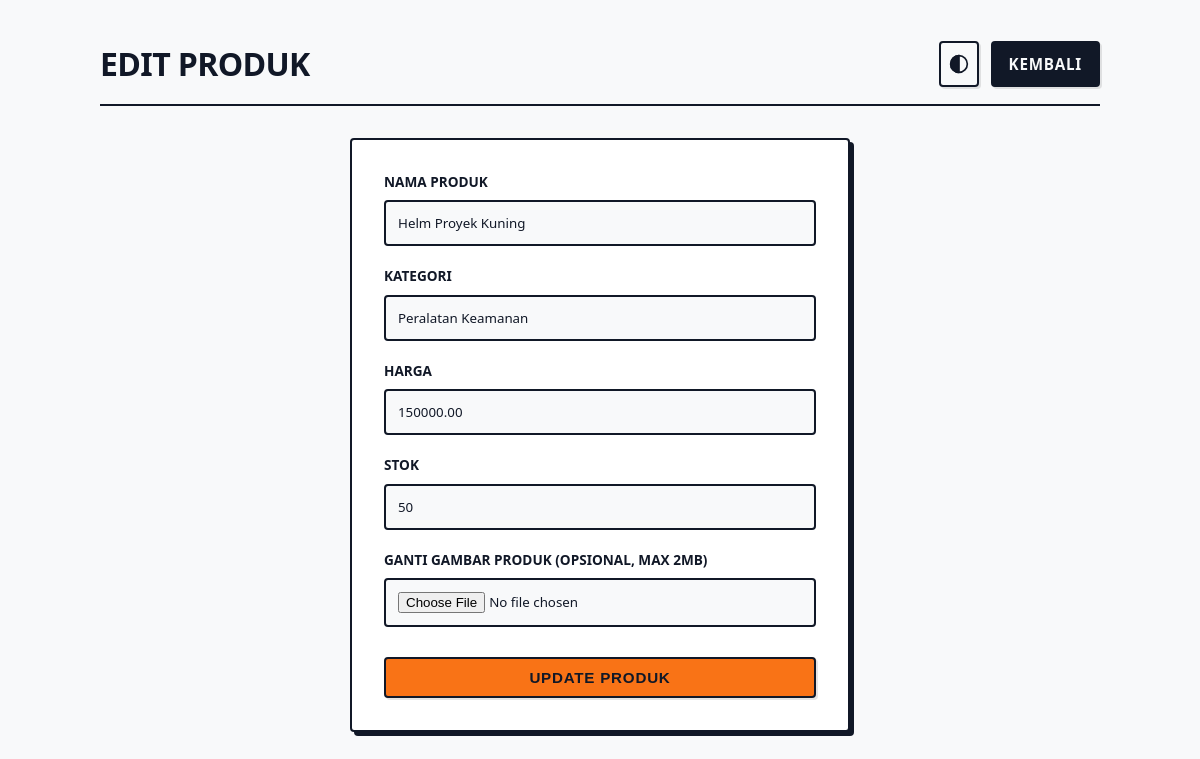
The page /edit.php?id=3 on the database its author committed.
### tables this page shows
CREATE TABLE `products` (
  `id` int(11) NOT NULL AUTO_INCREMENT,
  `name` varchar(100) NOT NULL,
  `category` varchar(50) NOT NULL DEFAULT 'Umum',
  `price` decimal(12,2) NOT NULL,
  `stock` int(11) NOT NULL DEFAULT 0,
  `image_path` varchar(255) DEFAULT NULL,
  `created_at` timestamp NOT NULL DEFAULT current_timestamp(),
  PRIMARY KEY (`id`),
  UNIQUE KEY `name` (`name`)
);

### edit.php (the view, shortened to what this page needs)
<?php
require_once 'config/db.php';
$id = $_GET['id'] ?? null;
$stmt = $pdo->prepare("SELECT * FROM products WHERE id = :id");
$stmt->execute([':id' => $id]);
$product = $stmt->fetch();
$old = [
    'name' => $product['name'],
    'category' => $product['category'],
    'price' => $product['price'],
    'stock' => $product['stock']
];
?>
<!DOCTYPE html>
<html lang="id">
<head>
    <link rel="stylesheet" href="assets/style.css">
</head>
<body>
    <div class="container">
        <header>
            <div class="logo">
                <h1>Edit Produk</h1>
            </div>
            <div class="header-actions">
                <button type="button" onclick="toggleTheme()" class="btn theme-toggle" title="Toggle Theme" style="padding: 8px; display: flex; align-items: center; justify-content: center;">
                    <svg xmlns="http://www.w3.org/2000/svg" width="20" height="20" viewBox="0 0 24 24" fill="none" stroke="currentColor" stroke-width="2" stroke-linecap="round" stroke-linejoin="round">
                        <circle cx="12" cy="12" r="10"></circle>
                        <path d="M12 2a10 10 0 0 0 0 20z" fill="currentColor"></path>
                    </svg>
                </button>
                <a href="index.php" class="btn">Kembali</a>
            </div>
        </header>
        <div class="form-container">
            <form action="edit.php?id=<?php echo $id; ?>" method="POST" enctype="multipart/form-data">
                <div class="form-group">
                    <label>Nama Produk</label>
                    <input type="text" name="name" value="<?php echo htmlspecialchars($old['name'], ENT_QUOTES, 'UTF-8'); ?>" required>
                </div>
                <div class="form-group">
                    <label>Kategori</label>
                    <input type="text" name="category" value="<?php echo htmlspecialchars($old['category'], ENT_QUOTES, 'UTF-8'); ?>" required>
                </div>
                <div class="form-group">
                    <label>Harga</label>
                    <input type="number" step="0.01" name="price" value="<?php echo htmlspecialchars($old['price'], ENT_QUOTES, 'UTF-8'); ?>" required>
                </div>
                <div class="form-group">
                    <label>Stok</label>
                    <input type="number" name="stock" value="<?php echo htmlspecialchars($old['stock'], ENT_QUOTES, 'UTF-8'); ?>" required>
                </div>
                <div class="form-group">
                    <label>Ganti Gambar Produk (Opsional, Max 2MB)</label>
                    <input type="file" name="image" accept="image/jpeg, image/png, image/webp, image/gif">
                </div>
                <button type="submit" class="btn btn-primary" style="width: 100%; margin-top: 10px;">UPDATE PRODUK</button>
            </form>
        </div>
    </div>
</body>
</html>

### assets/style.css (style rules this page uses)
:root { --bg-color: #f8f9fa; --surface: #ffffff; --text-main: #111827; --text-muted: #6b7280; --border-color: #111827; --primary: #f97316; --primary-hover: #ea580c; --danger: #dc2626; --danger-hover: #b91c1c; --warning: #facc15; --warning-text: #854d0e; --focus-ring: #f97316; --radius: 4px; --shadow: 4px 4px 0px rgba(17, 24, 39, 1); }
* { box-sizing: border-box; margin: 0; padding: 0; }
body { font-family: system-ui, -apple-system, BlinkMacSystemFont, "Segoe UI", Roboto, sans-serif; background-color: var(--bg-color); color: var(--text-main); line-height: 1.5; padding: 40px 20px; transition: background-color 0.2s, color 0.2s; }
.container { max-width: 1000px; margin: 0 auto; }
header { display: flex; justify-content: space-between; align-items: center; margin-bottom: 32px; padding-bottom: 16px; border-bottom: 2px solid var(--border-color); }
.logo { display: flex; align-items: center; gap: 12px; }
h1 { font-size: 2rem; font-weight: 800; text-transform: uppercase; letter-spacing: -0.02em; }
.btn { display: inline-flex; align-items: center; justify-content: center; padding: 10px 16px; font-size: 0.95rem; font-weight: 700; background-color: var(--text-main); color: var(--bg-color); text-decoration: none; border: 2px solid var(--text-main); border-radius: var(--radius); cursor: pointer; box-shadow: 2px 2px 0px rgba(0,0,0,0.1); transition: transform 0.1s, box-shadow 0.1s; text-transform: uppercase; letter-spacing: 0.05em; gap: 8px; }
.btn-primary { background-color: var(--primary); border-color: var(--text-main); color: #111827; }
.theme-toggle { background: transparent; border: 2px solid var(--border-color); color: var(--text-main); padding: 8px; }
.form-container { background: var(--surface); padding: 32px; border: 2px solid var(--border-color); border-radius: var(--radius); box-shadow: var(--shadow); max-width: 500px; margin: 0 auto; }
.form-group { margin-bottom: 20px; }
.form-group label { display: block; margin-bottom: 8px; font-weight: 700; text-transform: uppercase; font-size: 0.85rem; }
.form-group input { width: 100%; padding: 12px; border: 2px solid var(--border-color); border-radius: var(--radius); background-color: var(--bg-color); color: var(--text-main); font-family: inherit; }
.header-actions { display: flex; gap: 12px; }

### rows shown on the page
products: name "Helm Proyek Kuning", category "Peralatan Keamanan", price "150000.00", stock "50"
